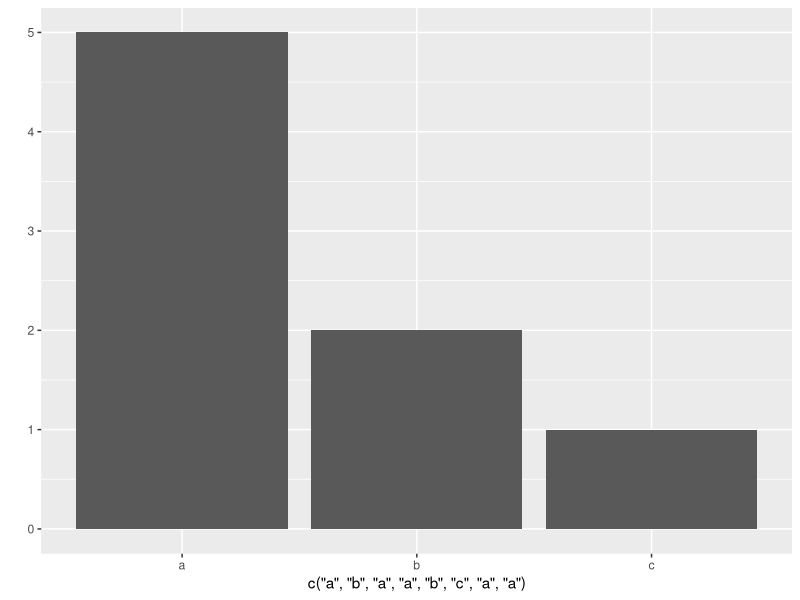
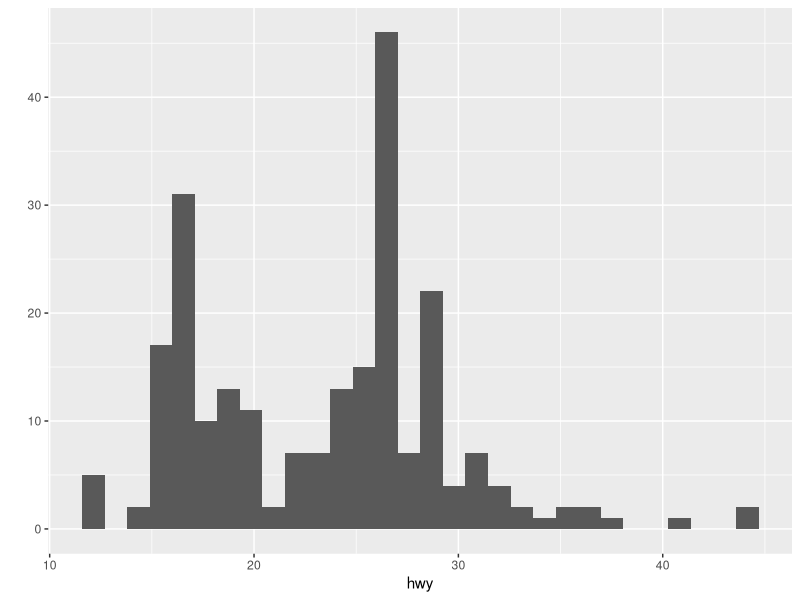
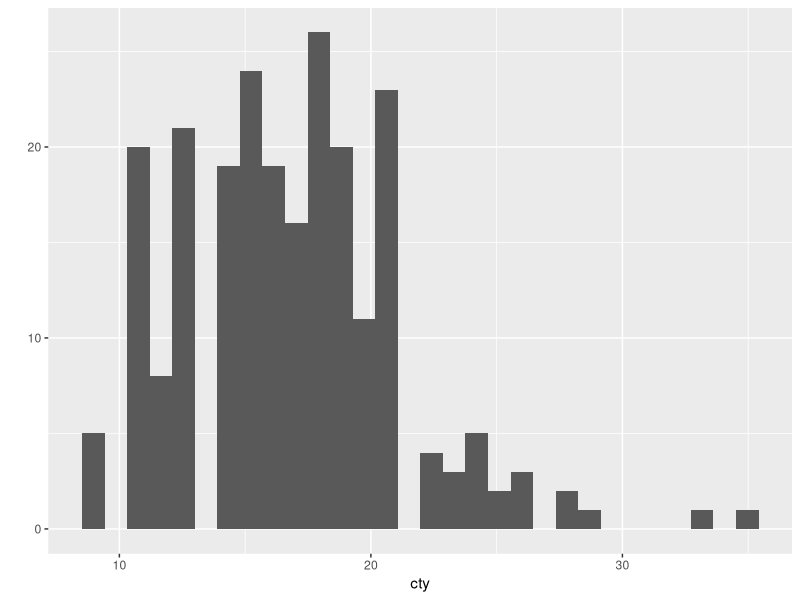
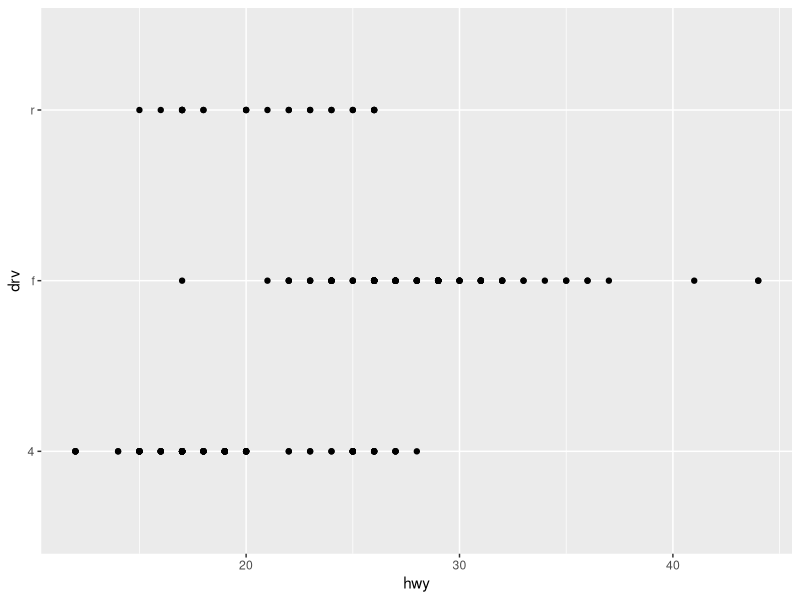
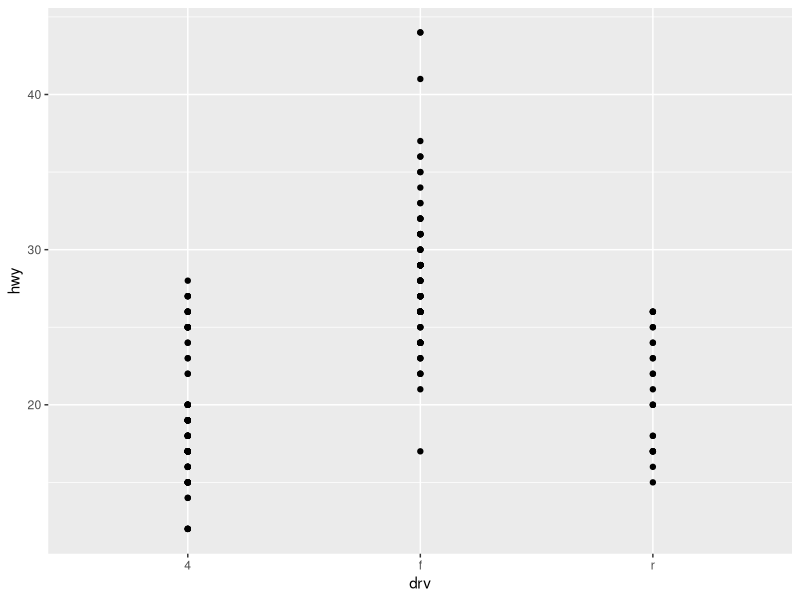
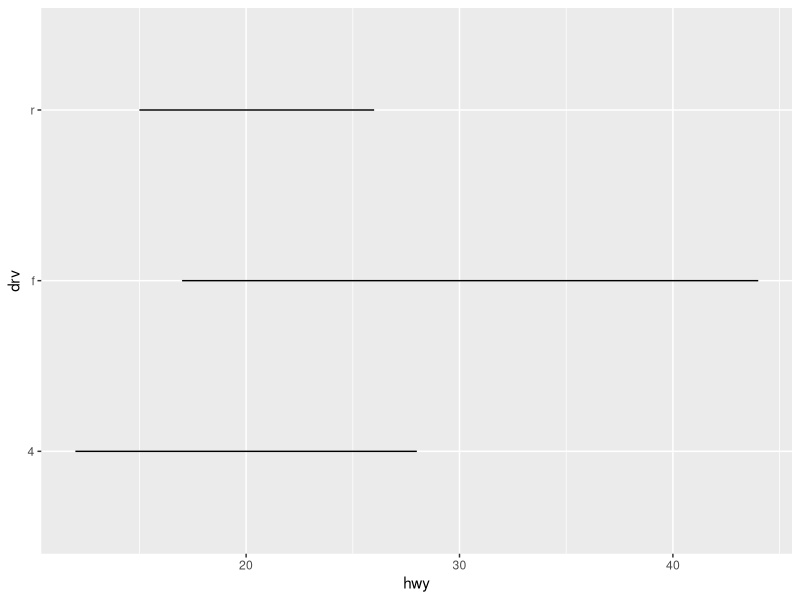
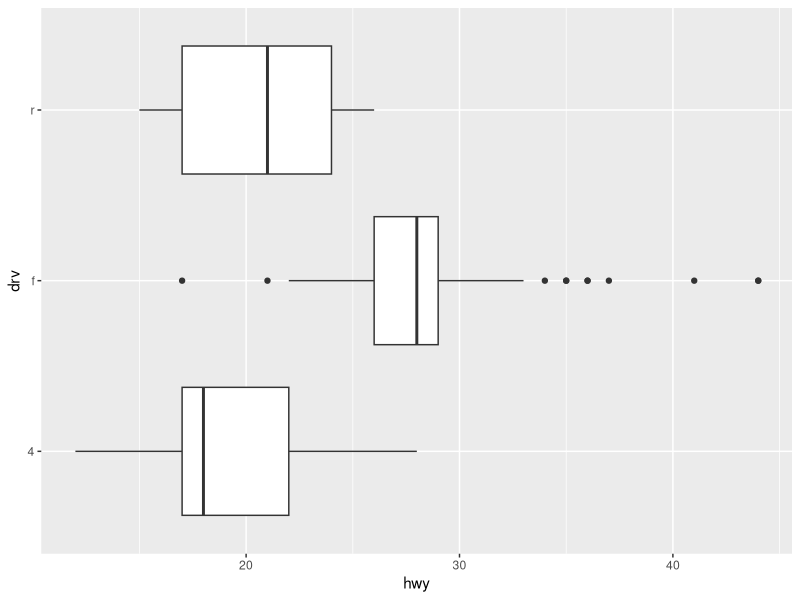
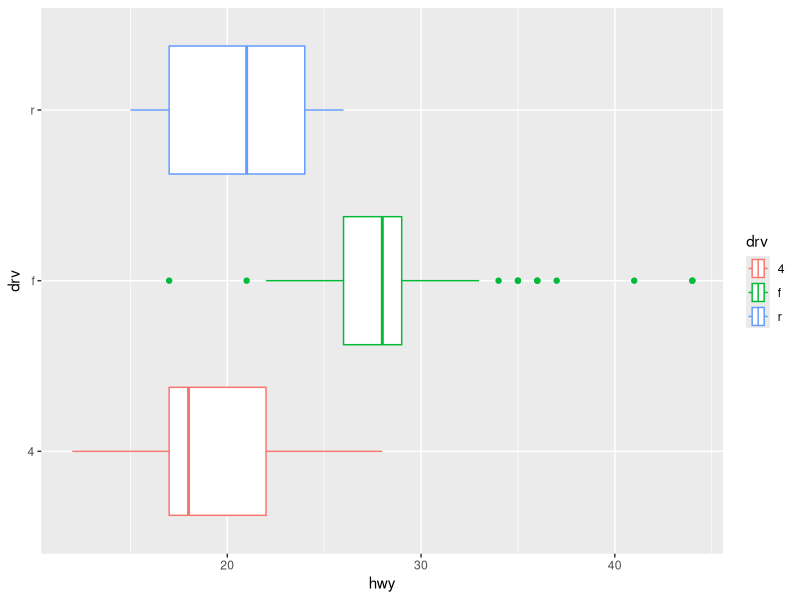

Source code (R) for these figures, in order: (Note: this script raises an error after producing the figures.)
install.packages("ggplot2")
library(ggplot2)
qplot(c("a","b","a","a","b","c","a","a"))
mpg #샘플 데이터
qplot(data=mpg,x=hwy)
qplot(data=mpg,x=cty)
qplot(data=mpg,x=hwy,y=drv)
qplot(data=mpg,x=drv,y=hwy)
qplot(data=mpg,x=hwy,y=drv,geom = "line")
qplot(data=mpg,x=hwy,y=drv,geom = "boxplot")
qplot(data=mpg,x=hwy,y=drv,geom = "boxplot",color = drv)
?qplot
a<-20
aa
